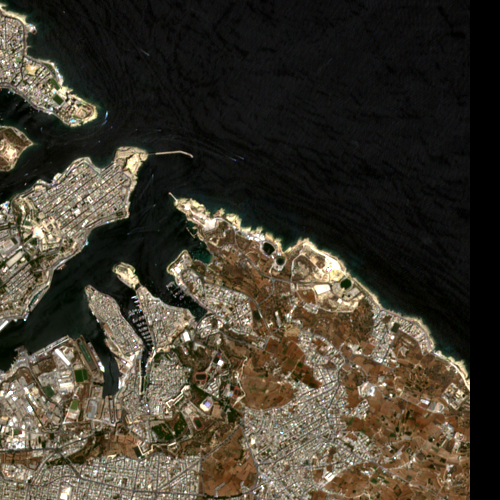
#> input picture 01 - Translation/img1.png, 500 x 500 px
$ jupyter execute Translation.ipynb
#> lines starting #> are read from the running program, lines starting #| are printed output that depends on the picture
# 2D Geometric Transformations (Translation)

In this example we will use geometric transformations to register two remote sensing images acquired using Sentinel-2 images on two different dates (15 August 2021 and 25 August 2021).

## Change working directory (can also be changed from terminal if working locally)

Change working directory to directory containing the notebook and images (e.g. is using Google Colab)

[cell 1]
# Terminal-based dictionary

## Load and display images

[cell 2]
import imageio.v2 as imageio
import matplotlib.pyplot as plt

filename1 = 'img1.png'
filename2 = 'img2.png'

# Load the images
I1 = imageio.imread(filename1)
#> I1 is the input picture: shape (500, 500, 3); mean R, G, B 65.2, 59.2, 47.1
I2 = imageio.imread(filename2)
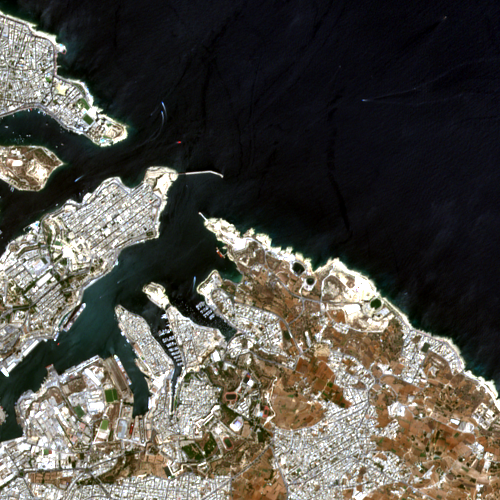
#> input picture 01 - Translation/img2.png, 500 x 500 px
#> I2 is the input picture: shape (500, 500, 3); mean R, G, B 81.7, 78.8, 71.5

plt.figure()
plt.subplot(1,2,1)
plt.imshow(I1,cmap='gray')
plt.axis('off')

plt.subplot(1,2,2)
plt.axis('off')
plt.imshow(I2,cmap='gray')

"""
 cmap='gray' refering to the color map of the image

 However the image is in 3 channels, so mathplotlib will ignore the cmap='gray' and display the image in color

 """
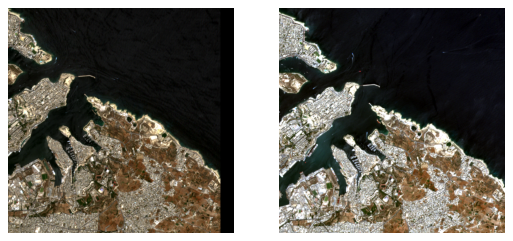
#> figure drawn by matplotlib, 2 panels

Note that the images are not well registered and there is both a vertical and horizontal displacement.

In this experiment we know that the displacement is around 30 pixels in the horizontal direction (x) and 20 pixels in the vertical direction (y).

## Find amount of displacement in both directions

[cell 3]
from skimage.registration import phase_cross_correlation
import cv2

# Get the images in grayscale, since we are not interested in the colour component
I1gray = cv2.cvtColor(I1, cv2.COLOR_RGB2GRAY)
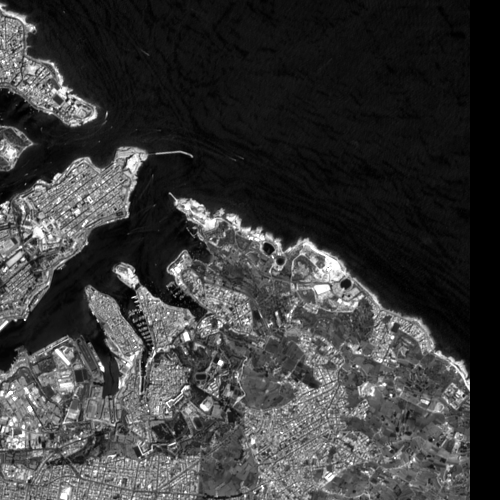
#> I1gray: shape (500, 500); min 0, max 255, mean 59.6
I2gray = cv2.cvtColor(I2, cv2.COLOR_RGB2GRAY)
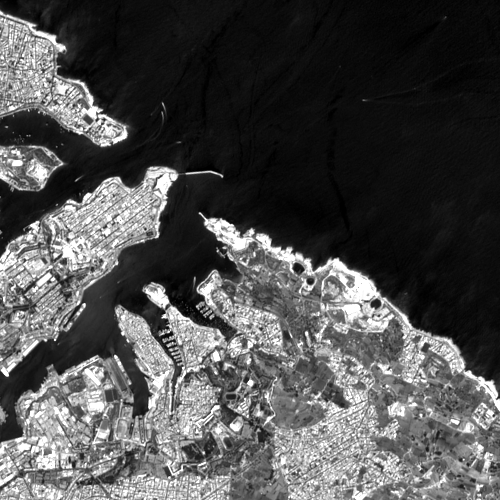
#> I2gray: shape (500, 500); min 0, max 255, mean 78.8

# Compute the shift between the two images
# Define the input such that images will be registered to within 1/100 of a pixel
shift, error, phasediff = phase_cross_correlation(I1gray, I2gray, upsample_factor=100)
#> shift = [-19.88, -30.01]; error = 1; phasediff = -0.000245

print('The images are misregistered (y, x): {}'.format(shift))
#| The images are misregistered (y, x): [-19.88 -30.01]

The phase cross correlation is a method that can be used to find the translations between two images when the translations are unknown.

Note that this method is robust to the difference in illumination between the two images.

Documentation: https://scikit-image.org/docs/stable/api/skimage.registration.html#skimage.registration.phase_cross_correlation

## Translate image 2 such that it is aligned with image 1

[cell 4]
import numpy as np

I = np.float32([[1, 0], [0, 1]])

# Derive the translation matrix using the shift values T = [I*t]
T = np.float32([[1, 0, shift[1]], [0, 1, shift[0]]])
#> T = [[1, 0, -30.01], [0, 1, -19.88]]

print('The translation matrix T:')
print(T)
#| [[  1.     0.   -30.01]
#|  [  0.     1.   -19.88]]

[cell 5]
# Translate the image and resample using Lanczos resampling

# Use help(cv2.warpAffine) to get information on OpenCV's Affine warping function, or go to: https://docs.opencv.org/4.x/da/d54/group__imgproc__transform.html#ga0203d9ee5fcd28d40dbc4a1ea4451983
I2T = cv2.warpAffine(I2, T, I2.shape[:2], flags=cv2.INTER_LANCZOS4)
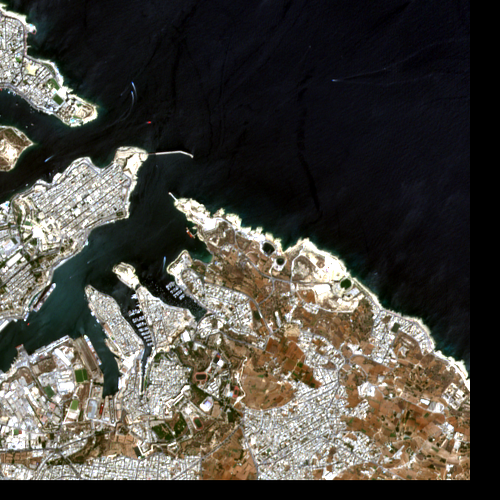
#> I2T: shape (500, 500, 3); mean R, G, B 74.3, 71.3, 64.4

plt.figure()

plt.subplot(1,2,1)
plt.imshow(I1,cmap='gray')
plt.title('Image 1')
plt.axis('off')

plt.subplot(1,2,2)
plt.axis('off')
plt.title('Image 2 (translated)')
plt.imshow(I2T,cmap='gray')

# Recalculate the cross-correlation between the original and translated image
shift, error, phasediff = phase_cross_correlation(I1gray, cv2.cvtColor(I2T, cv2.COLOR_RGB2GRAY), upsample_factor=100)
#> shift = [0.02, -0.01]; phasediff = -1.84e-05

print('The images are misregistered (y, x): {}'.format(shift))
#| The images are misregistered (y, x): [ 0.02 -0.01]
